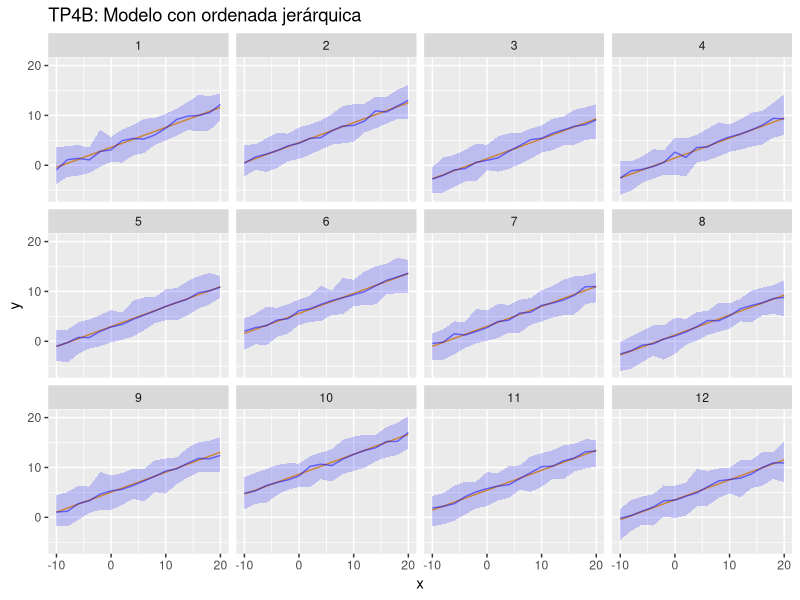
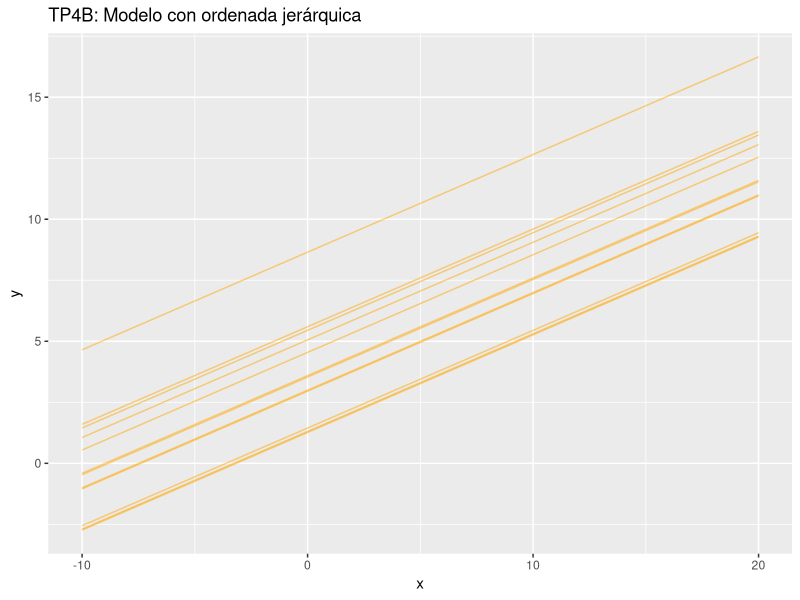

Generate these figures, in order, with R:
## ## TP 4B: MODELO JERÁRQUICO (PARTIAL POOLING) ## ##

# Notas ----
# - Modelo jerárquico con ordenada al origen aleatoria
# - Codificación: UTF-8

# Entorno ----
rm(list = ls())

# Librerías ----
library(tidyverse)

# Modelo jerarquico simple ----
## Definiciones modelo ----
x <- seq(-10, 20, 2)
N_jerarq <- 12
desvio_media <- 2
media_a <- 3
desvio_a <- 3
b <- .4
veces <- 50
N <- length(x)

## Generar datos ----
d_sim <- NULL
for(i_jerarq in 1:N_jerarq){
  a_jerarq_tmp <- rnorm(1, media_a, desvio_a)
  y_med_tmp <- a_jerarq_tmp + b * x
  
  for(i_vez in 1:veces){
    y_obs_tmp <- rnorm(N, y_med_tmp, desvio_media)
    
    d_sim <- rbind(
      d_sim,
      cbind.data.frame(
        i_jerarq = i_jerarq,
        i_vez = i_vez,
        x = x,
        y_media = y_med_tmp,
        y_obs = y_obs_tmp))
  }
}

## Resumir datos simulados ----
rsm_d_sim <- d_sim %>%
  group_by(i_jerarq, x) %>%
  summarise(
    y_media = median(y_media),
    y_obs_mediana = median(y_obs),
    y_obs_q_05 = quantile(y_obs, .05),
    y_obs_q_95 = quantile(y_obs, .95)
  )

## Visualizar datos simulados ----
ggplot(rsm_d_sim, aes(group = i_jerarq)) +
  geom_line(aes(x, y_media), color = "orange", alpha = 1)+
  geom_line(aes(x, y_obs_mediana), color = "blue", alpha = .5) +
  geom_ribbon(aes(x, ymin = y_obs_q_05, ymax = y_obs_q_95),
              fill = "blue", color = NA, alpha = .2)+
  facet_wrap(~i_jerarq)+
  labs(x = "x", y = "y", title = "TP4B: Modelo con ordenada jerárquica")

ggplot(d_sim) +
  geom_line(aes(x, y_media, group = i_jerarq),
            color = "orange", alpha = .5) +
  labs(x = "x", y = "y", title = "TP4B: Modelo con ordenada jerárquica")
